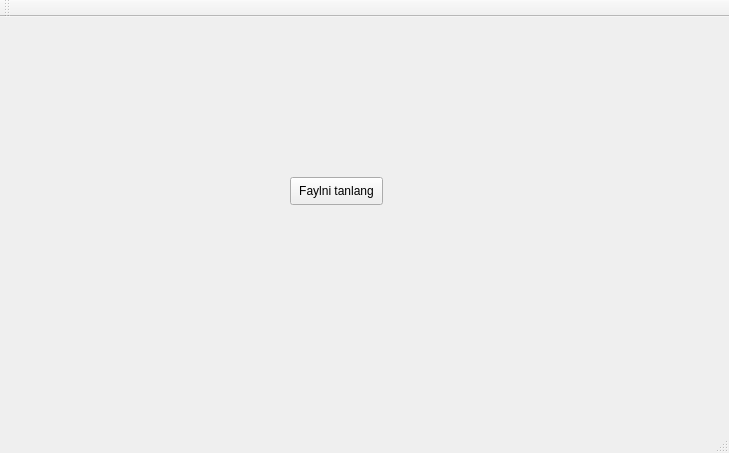
<?xml version="1.0" encoding="UTF-8"?>
<ui version="4.0">
 <class>MainWindow</class>
 <widget class="QMainWindow" name="MainWindow">
  <property name="geometry">
   <rect>
    <x>0</x>
    <y>0</y>
    <width>729</width>
    <height>453</height>
   </rect>
  </property>
  <property name="windowTitle">
   <string>MainWindow</string>
  </property>
  <widget class="QWidget" name="centralWidget">
   <widget class="QPushButton" name="pushButton">
    <property name="geometry">
     <rect>
      <x>290</x>
      <y>160</y>
      <width>93</width>
      <height>28</height>
     </rect>
    </property>
    <property name="text">
     <string>Faylni tanlang</string>
    </property>
   </widget>
  </widget>
  <widget class="QMenuBar" name="menuBar">
   <property name="geometry">
    <rect>
     <x>0</x>
     <y>0</y>
     <width>729</width>
     <height>26</height>
    </rect>
   </property>
  </widget>
  <widget class="QToolBar" name="mainToolBar">
   <attribute name="toolBarArea">
    <enum>TopToolBarArea</enum>
   </attribute>
   <attribute name="toolBarBreak">
    <bool>false</bool>
   </attribute>
  </widget>
  <widget class="QStatusBar" name="statusBar"/>
 </widget>
 <layoutdefault spacing="6" margin="11"/>
 <resources/>
 <connections/>
</ui>
